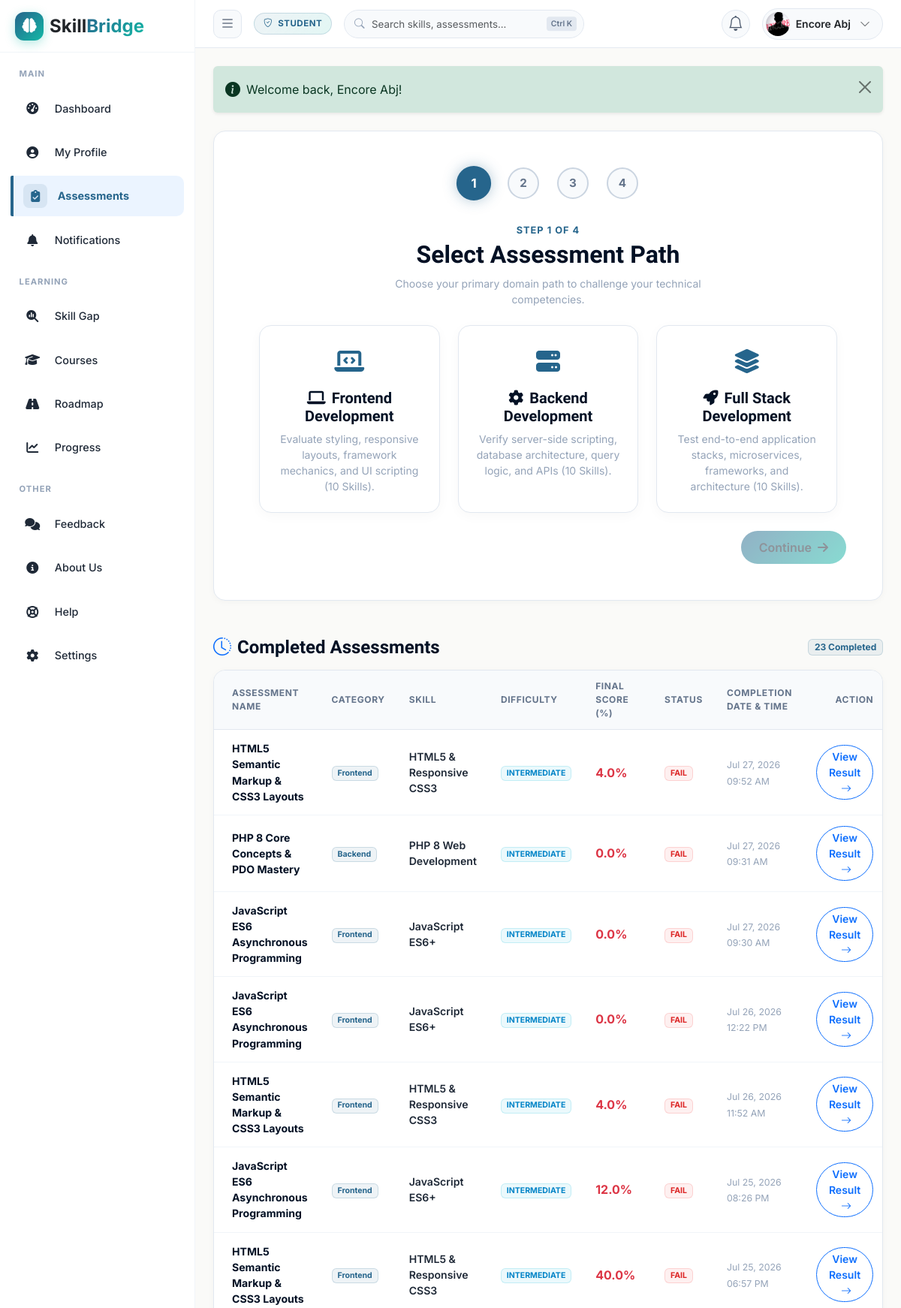
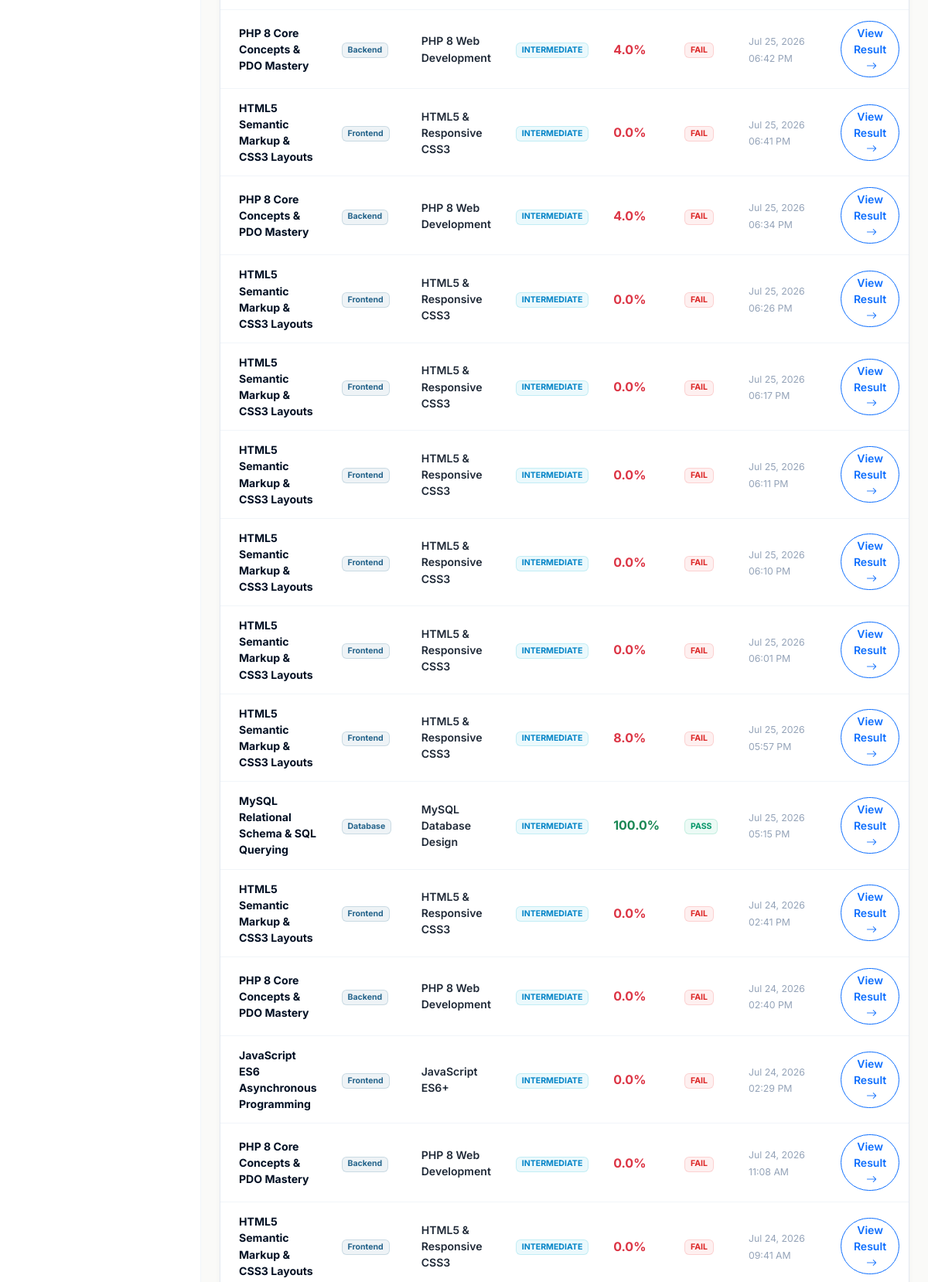
Screenshot of /student/assessments.php (signed in, upper part) with the database file from the repository (2 pictures, top to bottom).
### tables this page shows
CREATE TABLE `assessment_results` (
  `id` int(11) NOT NULL,
  `student_id` int(11) NOT NULL,
  `assessment_id` int(11) NOT NULL,
  `total_questions` int(11) NOT NULL DEFAULT 10,
  `correct_answers` int(11) NOT NULL DEFAULT 0,
  `score_obtained` decimal(5,2) NOT NULL DEFAULT 0.00,
  `score_percentage` decimal(5,2) NOT NULL DEFAULT 0.00,
  `status` enum('pass','fail') NOT NULL DEFAULT 'fail',
  `time_taken_seconds` int(11) NOT NULL DEFAULT 0,
  `completed_at` datetime DEFAULT current_timestamp()
);

CREATE TABLE `assessments` (
  `id` int(11) NOT NULL,
  `title` varchar(150) NOT NULL,
  `description` text DEFAULT NULL,
  `skill_id` int(11) NOT NULL,
  `created_by_faculty_id` int(11) NOT NULL,
  `duration_minutes` int(11) NOT NULL DEFAULT 30,
  `passing_marks` int(11) NOT NULL DEFAULT 6,
  `total_marks` int(11) NOT NULL DEFAULT 10,
  `difficulty_level` enum('beginner','easy','intermediate','advanced','expert') NOT NULL DEFAULT 'intermediate',
  `status` enum('draft','active','archived') NOT NULL DEFAULT 'active',
  `created_at` datetime DEFAULT current_timestamp()
);

CREATE TABLE `skills` (
  `id` int(11) NOT NULL,
  `name` varchar(100) NOT NULL,
  `category` varchar(50) NOT NULL DEFAULT 'Technical',
  `description` text DEFAULT NULL,
  `created_at` datetime DEFAULT current_timestamp()
);

### config/database.php (called while the page is built, shortened)
<?php
class Database {
    private static ?Database $instance = null;
    private ?PDO $pdo = null;
    private function __construct() {
        try {
            $dsn = "mysql:host=" . DB_HOST . ";port=" . DB_PORT . ";dbname=" . DB_NAME . ";charset=utf8mb4";
            $options = [
                PDO::ATTR_ERRMODE            => PDO::ERRMODE_EXCEPTION,
                PDO::ATTR_DEFAULT_FETCH_MODE => PDO::FETCH_ASSOC,
                PDO::ATTR_EMULATE_PREPARES   => false,
            ];
            $this->pdo = new PDO($dsn, DB_USER, DB_PASS, $options);
            $now = new DateTime();
            $mins = $now->getOffset() / 60;
            $sgn = ($mins < 0 ? -1 : 1);
            $mins = abs($mins);
            $hrs = floor($mins / 60);
            $mins -= $hrs * 60;
            $offset = sprintf('%+03d:%02d', $hrs * $sgn, $mins);
            $this->pdo->exec("SET time_zone = '$offset'");
        } catch (PDOException $e) {
            die("<div style='font-family:sans-serif; padding:20px; background:#fee2e2; color:#991b1b; border:1px solid #f87171; border-radius:8px; margin:20px;'>
                <h2>Database Connection Error</h2>
                <p>Unable to connect to MySQL database <strong>" . DB_NAME . "</strong>.</p>
                <p><strong>Error Message:</strong> " . htmlspecialchars($e->getMessage()) . "</p>
                <hr>
                <p><em>Please make sure MySQL is running in XAMPP and you have imported <code>sql/skillbridge_db.sql</code>.</em></p>
            </div>");
        }
    }
    public static function getInstance(): Database {
        if (self::$instance === null) {
            self::$instance = new Database();
        }
        return self::$instance;
    }
    public function query(string $sql, array $params = []): PDOStatement {
        $stmt = $this->pdo->prepare($sql);
        $stmt->execute($params);
        return $stmt;
    }
    public function fetchAll(string $sql, array $params = []): array {
        $stmt = $this->query($sql, $params);
        return $stmt->fetchAll();
    }
}

### student/assessments.php (the view, shortened to what this page needs)
<?php
require_once __DIR__ . '/../config/database.php';
$studentId = $_SESSION['profile_id'];
$db = Database::getInstance();
$completedAssessments = $db->fetchAll(
    "SELECT ar.*, a.title as assessment_title, a.duration_minutes, a.passing_marks, a.total_marks,
            s.name as skill_name, s.category as skill_category
     FROM assessment_results ar
     JOIN assessments a ON ar.assessment_id = a.id
     JOIN skills s ON a.skill_id = s.id
     WHERE ar.student_id = ?
     ORDER BY ar.completed_at DESC",
    [$studentId]
);
include __DIR__ . '/../includes/header.php';
?>
<div class="saas-card p-4 p-md-5 mb-5" id="pending-assessments">
    <div id="stepIndicatorContainer" class="step-indicator">
        <div class="step-dot active" id="dot1">1</div>
        <div class="step-dot" id="dot2">2</div>
        <div class="step-dot" id="dot3">3</div>
        <div class="step-dot" id="dot4">4</div>
    </div>
    <div id="stageCategory" class="stage-pane">
        <div class="text-center mb-4">
            <div class="section-tag mb-1">Step 1 of 4</div>
            <h2 class="fw-bold mb-2" style="color: var(--text-heading);">Select Assessment Path</h2>
            <p class="small mx-auto" style="color: var(--text-muted); max-width: 500px;">Choose your primary domain path to challenge your technical competencies.</p>
        </div>
        <div class="row g-4 justify-content-center mb-4 max-w-4xl mx-auto">
            <div class="col-md-4">
                <div class="selection-card h-100 text-center" onclick="selectWizardCategory('Frontend Development')">
                    <div class="card-icon"><i class="fa-solid fa-laptop-code"></i></div>
                    <h5 class="fw-bold mb-2" style="color: var(--text-heading);"><i class="fa-solid fa-laptop me-2"></i>Frontend Development</h5>
                    <p class="small mb-0" style="color: var(--text-muted);">Evaluate styling, responsive layouts, framework mechanics, and UI scripting (10 Skills).</p>
                </div>
            </div>
            <div class="col-md-4">
                <div class="selection-card h-100 text-center" onclick="selectWizardCategory('Backend Development')">
                    <div class="card-icon"><i class="fa-solid fa-server"></i></div>
                    <h5 class="fw-bold mb-2" style="color: var(--text-heading);"><i class="fa-solid fa-gear me-2"></i>Backend Development</h5>
                    <p class="small mb-0" style="color: var(--text-muted);">Verify server-side scripting, database architecture, query logic, and APIs (10 Skills).</p>
                </div>
            </div>
            <div class="col-md-4">
                <div class="selection-card h-100 text-center" onclick="selectWizardCategory('Full Stack Development')">
                    <div class="card-icon"><i class="fa-solid fa-layer-group"></i></div>
                    <h5 class="fw-bold mb-2" style="color: var(--text-heading);"><i class="fa-solid fa-rocket me-2"></i>Full Stack Development</h5>
                    <p class="small mb-0" style="color: var(--text-muted);">Test end-to-end application stacks, microservices, frameworks, and architecture (10 Skills).</p>
                </div>
            </div>
        </div>
        <div class="d-flex justify-content-end max-w-4xl mx-auto">
            <button class="btn btn-glow" id="categoryContinue" disabled onclick="transitionWizardStage('stageSkill')">
                Continue <i class="fa-solid fa-arrow-right ms-1"></i>
            </button>
        </div>
    </div>
</div>
<div class="d-flex justify-content-between align-items-center mb-3">
    <h4 class="fw-bold mb-0" style="color: var(--text-heading);"><i class="bi bi-clock-history me-2 text-primary"></i>Completed Assessments</h4>
    <span class="badge saas-badge-primary"><?= count($completedAssessments) ?> Completed</span>
</div>
<div class="saas-card mb-5 overflow-hidden" id="completed-assessments">
    <div class="card-body p-0">
        <?php if (empty($completedAssessments)): ?>
            <div class="saas-empty-state">
                <div class="saas-empty-icon"><i class="bi bi-journal-x"></i></div>
                <h5 class="fw-bold mb-1" style="color: var(--text-heading);">No Completed Assessments Yet</h5>
                <p class="small mb-0" style="color: var(--text-muted);">Use the setup wizard above to complete your first skill assessment challenge.</p>
            </div>
        <?php else: ?>
            <div class="table-responsive">
                <table class="saas-table align-middle mb-0">
                    <thead>
                        <tr>
                            <th class="ps-4">Assessment Name</th>
                            <th>Category</th>
                            <th>Skill</th>
                            <th>Difficulty</th>
                            <th>Final Score (%)</th>
                            <th>Status</th>
                            <th>Completion Date & Time</th>
                            <th class="text-end pe-4">Action</th>
                        </tr>
                    </thead>
                    <tbody>
                        <?php foreach ($completedAssessments as $res): ?>
                            <tr>
                                <td class="ps-4">
                                    <span class="fw-bold" style="color: var(--text-heading);"><?= htmlspecialchars($res['assessment_title']) ?></span>
                                </td>
                                <td>
                                    <span class="badge saas-badge-primary">
                                        <?= htmlspecialchars($res['skill_category']) ?>
                                    </span>
                                </td>
                                <td>
                                    <span class="fw-semibold" style="color: var(--text-body);"><?= htmlspecialchars($res['skill_name']) ?></span>
                                </td>
                                <td>
                                    <span class="badge saas-badge-info text-uppercase">
                                        <?= htmlspecialchars($res['difficulty_level'] ?? 'intermediate') ?>
                                    </span>
                                </td>
                                <td>
                                    <strong class="fs-6 text-<?= $res['status'] === 'pass' ? 'success' : 'danger' ?>">
                                        <?= number_format($res['score_percentage'], 1) ?>%
                                    </strong>
                                </td>
                                <td>
                                    <?php if ($res['status'] === 'pass'): ?>
                                        <span class="badge saas-badge-success">PASS</span>
                                    <?php else: ?>
                                        <span class="badge saas-badge-danger">FAIL</span>
                                    <?php endif; ?>
                                </td>
                                <td>
                                    <span class="small" style="color: var(--text-muted);"><?= date('M d, Y h:i A', strtotime($res['completed_at'])) ?></span>
                                </td>
                                <td class="text-end pe-4">
                                    <a href="<?= BASE_URL ?>student/assessment-result.php?result_id=<?= $res['id'] ?>" class="btn btn-sm btn-outline-primary rounded-pill px-3 fw-semibold">
                                        View Result <i class="bi bi-arrow-right ms-1"></i>
                                    </a>
                                </td>
                            </tr>
                        <?php endforeach; ?>
                    </tbody>
                </table>
            </div>
        <?php endif; ?>
    </div>
</div>
<?php include __DIR__ . '/../includes/footer.php'; ?>

### rows the page displays
assessment_results: assessment.title "HTML5 Semantic Markup & CSS3 Layouts", skills.category "Frontend", skills.name "HTML5 & Responsive CSS3", difficulty_level "INTERMEDIATE", score_percentage "4.0", status "FAIL", completed_at "Jul 27, 2026 09:52 AM"
assessment_results: assessment.title "PHP 8 Core Concepts & PDO Mastery", skills.category "Backend", skills.name "PHP 8 Web Development", difficulty_level "INTERMEDIATE", score_percentage "0.0", status "FAIL", completed_at "Jul 27, 2026 09:31 AM"
assessment_results: assessment.title "JavaScript ES6 Asynchronous Programming", skills.category "Frontend", skills.name "JavaScript ES6+", difficulty_level "INTERMEDIATE", score_percentage "0.0", status "FAIL", completed_at "Jul 27, 2026 09:30 AM"
assessment_results: assessment.title "JavaScript ES6 Asynchronous Programming", skills.category "Frontend", skills.name "JavaScript ES6+", difficulty_level "INTERMEDIATE", score_percentage "0.0", status "FAIL", completed_at "Jul 26, 2026 12:22 PM"
assessment_results: assessment.title "HTML5 Semantic Markup & CSS3 Layouts", skills.category "Frontend", skills.name "HTML5 & Responsive CSS3", difficulty_level "INTERMEDIATE", score_percentage "4.0", status "FAIL", completed_at "Jul 26, 2026 11:52 AM"
assessment_results: assessment.title "JavaScript ES6 Asynchronous Programming", skills.category "Frontend", skills.name "JavaScript ES6+", difficulty_level "INTERMEDIATE", score_percentage "12.0", status "FAIL", completed_at "Jul 25, 2026 08:26 PM"
assessment_results: assessment.title "HTML5 Semantic Markup & CSS3 Layouts", skills.category "Frontend", skills.name "HTML5 & Responsive CSS3", difficulty_level "INTERMEDIATE", score_percentage "40.0", status "FAIL", completed_at "Jul 25, 2026 06:57 PM"
assessment_results: assessment.title "PHP 8 Core Concepts & PDO Mastery", skills.category "Backend", skills.name "PHP 8 Web Development", difficulty_level "INTERMEDIATE", score_percentage "4.0", status "FAIL", completed_at "Jul 25, 2026 06:42 PM"
assessment_results: assessment.title "HTML5 Semantic Markup & CSS3 Layouts", skills.category "Frontend", skills.name "HTML5 & Responsive CSS3", difficulty_level "INTERMEDIATE", score_percentage "0.0", status "FAIL", completed_at "Jul 25, 2026 06:41 PM"
assessment_results: assessment.title "PHP 8 Core Concepts & PDO Mastery", skills.category "Backend", skills.name "PHP 8 Web Development", difficulty_level "INTERMEDIATE", score_percentage "4.0", status "FAIL", completed_at "Jul 25, 2026 06:34 PM"
assessment_results: assessment.title "HTML5 Semantic Markup & CSS3 Layouts", skills.category "Frontend", skills.name "HTML5 & Responsive CSS3", difficulty_level "INTERMEDIATE", score_percentage "0.0", status "FAIL", completed_at "Jul 25, 2026 06:26 PM"
assessment_results: assessment.title "HTML5 Semantic Markup & CSS3 Layouts", skills.category "Frontend", skills.name "HTML5 & Responsive CSS3", difficulty_level "INTERMEDIATE", score_percentage "0.0", status "FAIL", completed_at "Jul 25, 2026 06:17 PM"
assessment_results: assessment.title "HTML5 Semantic Markup & CSS3 Layouts", skills.category "Frontend", skills.name "HTML5 & Responsive CSS3", difficulty_level "INTERMEDIATE", score_percentage "0.0", status "FAIL", completed_at "Jul 25, 2026 06:11 PM"
assessment_results: assessment.title "HTML5 Semantic Markup & CSS3 Layouts", skills.category "Frontend", skills.name "HTML5 & Responsive CSS3", difficulty_level "INTERMEDIATE", score_percentage "0.0", status "FAIL", completed_at "Jul 25, 2026 06:10 PM"
assessment_results: assessment.title "HTML5 Semantic Markup & CSS3 Layouts", skills.category "Frontend", skills.name "HTML5 & Responsive CSS3", difficulty_level "INTERMEDIATE", score_percentage "0.0", status "FAIL", completed_at "Jul 25, 2026 06:01 PM"
assessment_results: assessment.title "HTML5 Semantic Markup & CSS3 Layouts", skills.category "Frontend", skills.name "HTML5 & Responsive CSS3", difficulty_level "INTERMEDIATE", score_percentage "8.0", status "FAIL", completed_at "Jul 25, 2026 05:57 PM"
assessment_results: assessment.title "MySQL Relational Schema & SQL Querying", skills.category "Database", skills.name "MySQL Database Design", difficulty_level "INTERMEDIATE", score_percentage "100.0", status "PASS", completed_at "Jul 25, 2026 05:15 PM"
assessment_results: assessment.title "HTML5 Semantic Markup & CSS3 Layouts", skills.category "Frontend", skills.name "HTML5 & Responsive CSS3", difficulty_level "INTERMEDIATE", score_percentage "0.0", status "FAIL", completed_at "Jul 24, 2026 02:41 PM"
assessment_results: assessment.title "PHP 8 Core Concepts & PDO Mastery", skills.category "Backend", skills.name "PHP 8 Web Development", difficulty_level "INTERMEDIATE", score_percentage "0.0", status "FAIL", completed_at "Jul 24, 2026 02:40 PM"
assessment_results: assessment.title "JavaScript ES6 Asynchronous Programming", skills.category "Frontend", skills.name "JavaScript ES6+", difficulty_level "INTERMEDIATE", score_percentage "0.0", status "FAIL", completed_at "Jul 24, 2026 02:29 PM"
assessment_results: assessment.title "PHP 8 Core Concepts & PDO Mastery", skills.category "Backend", skills.name "PHP 8 Web Development", difficulty_level "INTERMEDIATE", score_percentage "0.0", status "FAIL", completed_at "Jul 24, 2026 11:08 AM"
assessment_results: assessment.title "HTML5 Semantic Markup & CSS3 Layouts", skills.category "Frontend", skills.name "HTML5 & Responsive CSS3", difficulty_level "INTERMEDIATE", score_percentage "0.0", status "FAIL", completed_at "Jul 24, 2026 09:41 AM"

### other values shown
$userRole "STUDENT"
$fullName "Encore Abj"
$flash['message'] "Welcome back, Encore Abj!"
count($completedAssessments) "23"
